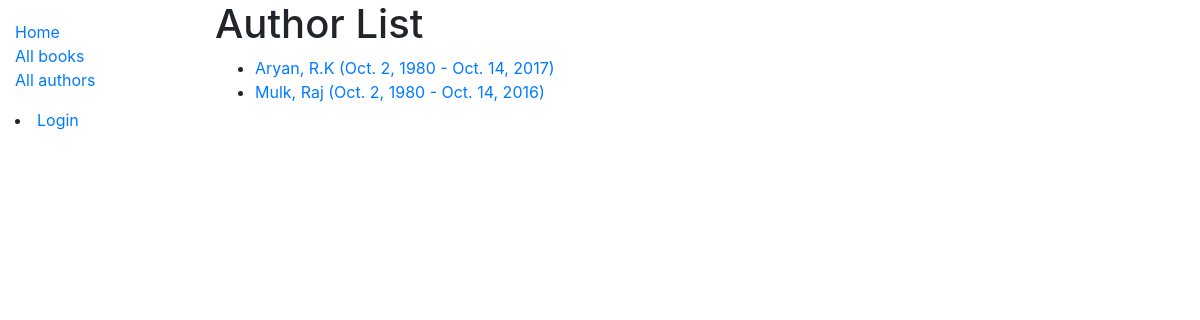
Screenshot of /catalog/authors/ with the database file from the repository.
### catalog/models.py (models this page shows)
class Author(models.Model):
    first_name = models.CharField(max_length=100)
    last_name = models.CharField(max_length=100)
    date_of_birth = models.DateField(null=True, blank=True)
    date_of_death = models.DateField('died', null=True, blank=True)
    class Meta:
        ordering = ["last_name","first_name"]
    def get_absolute_url(self):
        return reverse('author-detail', args=[str(self.id)])
    def __str__(self):
        return '{0}, {1}'.format(self.last_name,self.first_name)

### catalog/views.py (the view)
# urls.py: path('authors/',views.AuthorListView.as_view(), name='authors'),
class AuthorListView(generic.ListView):
    model = Author
    def get_context_data(self, **kwargs):
        context = super(AuthorListView, self).get_context_data(**kwargs)
        context['some_data'] = 'This is just some data'
        return context

### catalog/templates/catalog/author_list.html
{% extends "base_generic.html" %}
{% block content %}
<h1>Author List</h1>
{% if author_list %}
  <ul>
  {% for author in author_list %}
    <li>
      <a href="{{ author.get_absolute_url }}">
      {{ author }} ({{author.date_of_birth}} - {% if author.date_of_death %}{{author.date_of_death}}{% endif %})
      </a>
    </li>
  {% endfor %}
 </ul>
{% else %}
  <p>There are no authors available.</p>
{% endif %}
{% endblock %}

### rows the page displays
Author: last_name+first_name "Aryan, R.K", date_of_birth "Oct. 2, 1980", date_of_death "Oct. 14, 2017"
Author: last_name+first_name "Mulk, Raj", date_of_birth "Oct. 2, 1980", date_of_death "Oct. 14, 2016"
